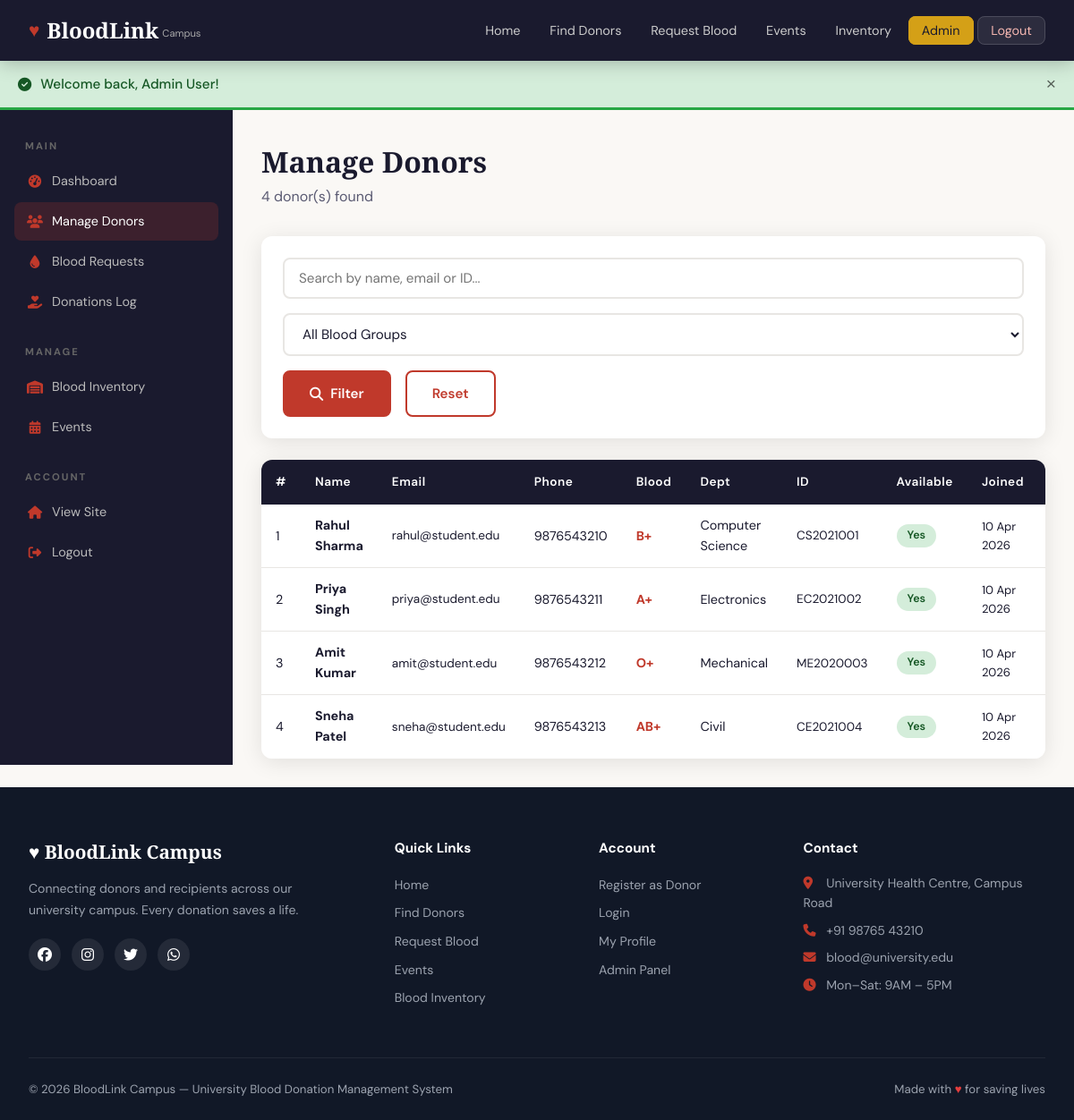
/admin/donors.php (signed in), run on the app's committed database.
### tables this page shows
CREATE TABLE IF NOT EXISTS users (
    id INT AUTO_INCREMENT PRIMARY KEY,
    full_name VARCHAR(100) NOT NULL,
    email VARCHAR(100) UNIQUE NOT NULL,
    password VARCHAR(255) NOT NULL,
    phone VARCHAR(15),
    blood_group ENUM('A+','A-','B+','B-','AB+','AB-','O+','O-') NOT NULL,
    age INT,
    gender ENUM('Male','Female','Other'),
    department VARCHAR(100),
    student_id VARCHAR(50),
    address TEXT,
    is_available TINYINT(1) DEFAULT 1,
    role ENUM('donor','admin') DEFAULT 'donor',
    last_donation DATE,
    profile_pic VARCHAR(255) DEFAULT 'default.png',
    created_at TIMESTAMP DEFAULT CURRENT_TIMESTAMP
);

### includes/db.php (called while the page is built, shortened)
<?php
function sanitize($conn, $data) {
    return $conn->real_escape_string(trim($data));
}
?>

### admin/donors.php (the view, shortened to what this page needs)
<?php
require_once '../includes/db.php';
$db = getDB();
$search = sanitize($db, $_GET['search'] ?? '');
$where = "WHERE role='donor'";
$donors = $db->query("SELECT * FROM users $where ORDER BY created_at DESC");
include '../includes/header.php';
?>
<div class="admin-layout">
    <aside class="sidebar">
        <div class="sidebar-section">
            <h4>Main</h4>
            <a href="/admin/dashboard.php"><i class="fas fa-tachometer-alt"></i> Dashboard</a>
            <a href="/admin/donors.php" class="active"><i class="fas fa-users"></i> Manage Donors</a>
            <a href="/admin/requests.php"><i class="fas fa-tint"></i> Blood Requests</a>
            <a href="/admin/donations.php"><i class="fas fa-hand-holding-heart"></i> Donations Log</a>
        </div>
        <div class="sidebar-section">
            <h4>Manage</h4>
            <a href="/admin/inventory.php"><i class="fas fa-warehouse"></i> Blood Inventory</a>
            <a href="/admin/events.php"><i class="fas fa-calendar-alt"></i> Events</a>
        </div>
        <div class="sidebar-section">
            <h4>Account</h4>
            <a href="/index.php"><i class="fas fa-home"></i> View Site</a>
            <a href="/logout.php"><i class="fas fa-sign-out-alt"></i> Logout</a>
        </div>
    </aside>
    <div class="admin-content">
        <div style="margin-bottom:2rem">
            <h1 style="font-family:var(--font-display);font-size:2rem">Manage Donors</h1>
            <p style="color:var(--gray)"><?php echo $donors->num_rows; ?> donor(s) found</p>
        </div>
        <form method="GET" class="search-bar" style="margin-bottom:1.5rem">
            <input type="text" name="search" class="form-control" placeholder="Search by name, email or ID..." value="<?php echo htmlspecialchars($search); ?>">
            <select name="blood" class="form-control">
                <option value="">All Blood Groups</option>
            </select>
            <button type="submit" class="btn btn-primary"><i class="fas fa-search"></i> Filter</button>
            <a href="/admin/donors.php" class="btn btn-outline-dark">Reset</a>
        </form>
        <div class="table-wrap">
            <table>
                <thead>
                    <tr>
                        <th>#</th><th>Name</th><th>Email</th><th>Phone</th><th>Blood</th><th>Dept</th><th>ID</th><th>Available</th><th>Joined</th><th>Actions</th>
                    </tr>
                </thead>
                <tbody>
                    <?php if ($donors->num_rows === 0): ?>
                    <tr><td colspan="10" style="text-align:center;padding:2rem;color:var(--gray)">No donors found</td></tr>
                    <?php else: ?>
                    <?php $i = 1; while($d = $donors->fetch_assoc()): ?>
                    <tr>
                        <td><?php echo $i++; ?></td>
                        <td><strong><?php echo htmlspecialchars($d['full_name']); ?></strong></td>
                        <td style="font-size:0.85rem"><?php echo htmlspecialchars($d['email']); ?></td>
                        <td><?php echo htmlspecialchars($d['phone'] ?? '—'); ?></td>
                        <td><strong style="color:var(--red)"><?php echo $d['blood_group']; ?></strong></td>
                        <td><?php echo htmlspecialchars($d['department'] ?? '—'); ?></td>
                        <td style="font-size:0.85rem"><?php echo htmlspecialchars($d['student_id'] ?? '—'); ?></td>
                        <td>
                            <a href="?toggle=<?php echo $d['id']; ?>" class="availability-badge <?php echo $d['is_available'] ? 'badge-available' : 'badge-unavailable'; ?>" style="text-decoration:none;cursor:pointer">
                                <?php echo $d['is_available'] ? 'Yes' : 'No'; ?>
                            </a>
                        </td>
                        <td style="font-size:0.82rem"><?php echo date('d M Y', strtotime($d['created_at'])); ?></td>
                        <td>
                        </td>
                    </tr>
                    <?php endwhile; ?>
                    <?php endif; ?>
                </tbody>
            </table>
        </div>
    </div>
</div>
<?php include '../includes/footer.php'; ?>

### assets/css/style.css (style rules this page uses)
:root { --red: #c0392b; --red-dark: #922b21; --red-light: #f5b7b1; --red-pale: #fdf2f2; --gold: #d4a017; --ivory: #faf8f5; --charcoal: #1a1a2e; --gray: #5a5a72; --gray-light: #e8e6e3; --white: #ffffff; --shadow: 0 4px 24px rgba(0,0,0,0.10); --shadow-lg: 0 12px 40px rgba(192,57,43,0.15); --radius: 12px; --font-display: 'Playfair Display', Georgia, serif; --font-body: 'DM Sans', sans-serif; --transition: 0.3s cubic-bezier(0.4, 0, 0.2, 1); }
* { margin: 0; padding: 0; box-sizing: border-box; }
body { font-family: var(--font-body); background: var(--ivory); color: var(--charcoal); line-height: 1.6; min-height: 100vh; }
.btn { display: inline-flex; align-items: center; gap: 8px; padding: 12px 28px; border-radius: 8px; font-family: var(--font-body); font-size: 0.95rem; font-weight: 600; text-decoration: none; cursor: pointer; border: 2px solid transparent; transition: var(--transition); }
.btn-primary { background: var(--red); color: var(--white); border-color: var(--red); }
.btn-outline-dark { background: transparent; color: var(--red); border-color: var(--red); }
.availability-badge { display: inline-block; padding: 3px 12px; border-radius: 50px; font-size: 0.78rem; font-weight: 600; }
.badge-available { background: #d4edda; color: #155724; }
.form-control { width: 100%; padding: 11px 16px; border: 2px solid var(--gray-light); border-radius: 8px; font-family: var(--font-body); font-size: 0.95rem; background: var(--white); color: var(--charcoal); transition: var(--transition); outline: none; }
.table-wrap { overflow-x: auto; border-radius: var(--radius); box-shadow: var(--shadow); }
table { width: 100%; border-collapse: collapse; background: var(--white); }
thead { background: var(--charcoal); color: var(--white); }
th { padding: 14px 16px; text-align: left; font-size: 0.85rem; letter-spacing: 0.5px; font-weight: 600; }
td { padding: 12px 16px; border-bottom: 1px solid var(--gray-light); font-size: 0.9rem; vertical-align: middle; }
tr:last-child td { border-bottom: none; }
.admin-layout { display: flex; min-height: calc(100vh - 68px); }
.sidebar { width: 260px; background: var(--charcoal); padding: 2rem 0; flex-shrink: 0; position: sticky; top: 68px; height: calc(100vh - 68px); overflow-y: auto; }
.sidebar-section { padding: 0 1rem 1.5rem; }
.sidebar-section h4 { color: #666; font-size: 0.7rem; text-transform: uppercase; letter-spacing: 2px; padding: 0 0.75rem; margin-bottom: 0.5rem; }
.sidebar a { display: flex; align-items: center; gap: 10px; padding: 10px 14px; border-radius: 8px; margin: 2px 0; color: #bbb; text-decoration: none; font-size: 0.9rem; transition: var(--transition); }
.sidebar a:hover, .sidebar a.active { background: rgba(192,57,43,0.2); color: var(--white); }
.sidebar a i { width: 18px; text-align: center; color: var(--red); }
.admin-content { flex: 1; padding: 2rem; overflow-x: hidden; }
.search-bar { display: flex; gap: 1rem; flex-wrap: wrap; background: var(--white); border-radius: var(--radius); padding: 1.5rem; box-shadow: var(--shadow); margin-bottom: 2rem; }
.search-bar .form-control { margin: 0; }
.search-bar .btn { white-space: nowrap; }

### data on the page
users: full_name "Rahul Sharma", email "rahul@student.edu", phone "9876543210", blood_group "B+", department "Computer Science", student "CS2021001", is_available "Yes", created_at "10 Apr 2026"
users: full_name "Priya Singh", email "priya@student.edu", phone "9876543211", blood_group "A+", department "Electronics", student "EC2021002", is_available "Yes", created_at "10 Apr 2026"
users: full_name "Amit Kumar", email "amit@student.edu", phone "9876543212", blood_group "O+", department "Mechanical", student "ME2020003", is_available "Yes", created_at "10 Apr 2026"
users: full_name "Sneha Patel", email "sneha@student.edu", phone "9876543213", blood_group "AB+", department "Civil", student "CE2021004", is_available "Yes", created_at "10 Apr 2026"

### other printed values
$flash['message'] "Welcome back, Admin User!"
$donors->num_rows "4"
